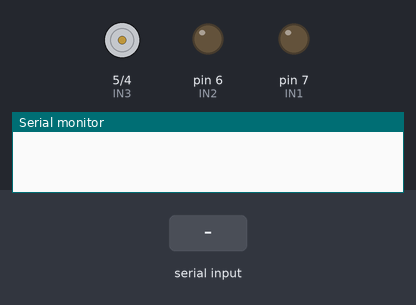
A sketch run on a simulated Arduino Uno, built with avr-gcc and run on an emulated ATmega328P. Shown: motor-driver pin pairs drawn as motors (green arrow = first pin HIGH = forward, orange = second pin HIGH = backward, longer = more drive), output pins drawn as LEDs (lit = HIGH), the last lines printed to the serial monitor. The inputs (shaded band) are chosen by the test bench.

Above: at 11.2 s.
11.3 s: "30,150\n" received over Serial
At 11.7 s:
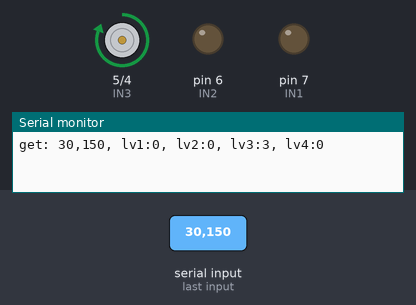
Timing chart, 0 to 29.2 s (numbered marks = the images above; inputs shaded):
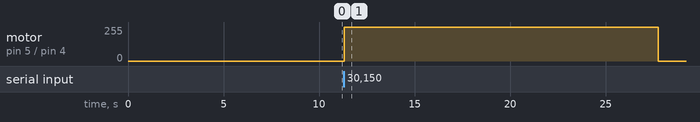

Measured:
- after the input at 11.3 s, motor on pin 5 (IN3) / pin 4 (IN4): stopped → forward 255/255 at once, → stopped 16.4 s later

The sketch:

experimental_operate_relay.ino
```cpp
/* Experiment Group - ACM0 */

int IN1 = 7;  // relay 1
int IN2 = 6;  // relay 2
int IN3 = 5;  // relay 3
int IN4 = 4;  // relay 4

int level1 = 0;
int level2 = 0;
int level3 = 0;
int level4 = 0;

void setup() {
  // put your setup code here, to run once:
  Serial.begin(9600);

  // set relay
  pinMode(IN1, OUTPUT);
  pinMode(IN2, OUTPUT);
  pinMode(IN3, OUTPUT);
  pinMode(IN4, OUTPUT);

  // Turn On mortor
  digitalWrite(IN1, LOW);
  digitalWrite(IN2, LOW);
  digitalWrite(IN3, LOW);
  digitalWrite(IN4, LOW);

  delay(10000); // delay 10sec
}

void loop() {
  // put your main code here, to run repeatedly:
  if(Serial.available()) {
    String relay_str = Serial.readStringUntil(0x0a);
    //String relay_str = Serial.readStringUntil('\n');

    int relay_array = relay_str.substring(0,4).toInt();
    int temp = 0;
    level1 = relay_array / 1000;
    temp = relay_array % 1000;
    level2 = temp / 100;
    temp = temp % 100;
    level3 = temp / 10;
    temp = temp % 10;
    level4 = temp;

    Serial.println("get: " + relay_str + ", lv1:" + level1 + ", lv2:" + level2 + ", lv3:" + level3 + ", lv4:" + level4);

    //50inch
    if(level1 == 3)  //150ml
    {
      digitalWrite(IN1, HIGH);
      delay(10870);
      digitalWrite(IN1, LOW);
    }
    else if(level1==2) //100ml
    {
      digitalWrite(IN1, HIGH);
      delay(6310);
      digitalWrite(IN1, LOW);
    }
    else if(level1==1) //50ml
    {
      digitalWrite(IN1, HIGH);
      delay(4410);
      digitalWrite(IN1, LOW);
    }
    else{
      digitalWrite(IN1, LOW);
    }

    //100inch
    if(level2 == 3) //150ml
    {
      digitalWrite(IN2, HIGH);
      delay(14270);
      digitalWrite(IN2, LOW);
    }
    else if(level2 == 2) //100ml
    {
      digitalWrite(IN2, HIGH);
      delay(10340);
      digitalWrite(IN2, LOW);
    }
    else if(level2 == 1) //50ml
    {
      digitalWrite(IN2, HIGH);
      delay(5810);
      digitalWrite(IN2, LOW);
    }
    else{
      digitalWrite(IN2, LOW);
    }

    //200inch
    if(level3 == 3) //150ml
    {
      digitalWrite(IN3, HIGH);
      delay(16430);
      digitalWrite(IN3, LOW);
    }
    else if(level3 == 2) //100ml
    {
      digitalWrite(IN3, HIGH);
      delay(12080);
      digitalWrite(IN3, LOW);
    }
    else if(level3 == 1) //50ml
    {
      digitalWrite(IN3, HIGH);
      delay(7720);
      digitalWrite(IN3, LOW);
    }
    else{
      digitalWrite(IN3, LOW);
    }

    //400inch
    if(level4 == 3) //150ml
    {
      digitalWrite(IN4, HIGH);
      delay(22820);
      digitalWrite(IN4, LOW);
    }
    else if(level4 == 2) //100ml
    {
      digitalWrite(IN4, HIGH);
      delay(18290);
      digitalWrite(IN4, LOW);
    }
    else if(level4 == 1) //50ml
    {
      digitalWrite(IN4, HIGH);
      delay(16300);
      digitalWrite(IN4, LOW);
    }
    else{
      digitalWrite(IN4, LOW);
    }
    delay(60000);  // delay 10min
  }
}
```
